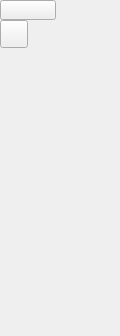
<ui version="4.0" >
 <author></author>
 <comment></comment>
 <exportmacro></exportmacro>
 <class>QG_CadToolBarSplines</class>
 <widget class="QWidget" name="QG_CadToolBarSplines" >
  <property name="geometry" >
   <rect>
    <x>0</x>
    <y>0</y>
    <width>120</width>
    <height>336</height>
   </rect>
  </property>
  <property name="minimumSize" >
   <size>
    <width>56</width>
    <height>336</height>
   </size>
  </property>
  <widget class="QToolButton" name="bBack" >
   <property name="geometry" >
    <rect>
     <x>0</x>
     <y>0</y>
     <width>56</width>
     <height>20</height>
    </rect>
   </property>
   <property name="toolTip" >
    <string>Back to main menu</string>
   </property>
   <property name="text" >
    <string/>
   </property>
   <property name="icon" >
    <iconset resource="../qcadguiqt.qrc" >:/qcad/images/back.png</iconset>
   </property>
   <property name="iconSize" >
    <size>
     <width>18</width>
     <height>18</height>
    </size>
   </property>
  </widget>
  <widget class="QToolButton" name="bSpline" >
   <property name="geometry" >
    <rect>
     <x>0</x>
     <y>20</y>
     <width>28</width>
     <height>28</height>
    </rect>
   </property>
   <property name="toolTip" >
    <string>Spline</string>
   </property>
   <property name="icon" >
    <iconset resource="../qcadguiqt.qrc" >:/qcad/images/splinesnurbs.png</iconset>
   </property>
   <property name="iconSize" >
    <size>
     <width>18</width>
     <height>18</height>
    </size>
   </property>
  </widget>
 </widget>
 <pixmapfunction></pixmapfunction>
 <resources>
  <include location="../qcadguiqt.qrc" />
 </resources>
 <connections/>
</ui>
